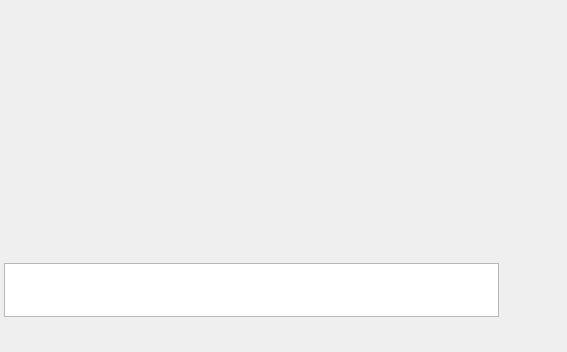
<ui version="4.0" >
 <class>mucchat</class>
 <widget class="QWidget" name="mucchat" >
  <property name="geometry" >
   <rect>
    <x>0</x>
    <y>0</y>
    <width>567</width>
    <height>352</height>
   </rect>
  </property>
  <property name="sizePolicy" >
   <sizepolicy vsizetype="Expanding" hsizetype="Expanding" >
    <horstretch>0</horstretch>
    <verstretch>0</verstretch>
   </sizepolicy>
  </property>
  <property name="focusPolicy" >
   <enum>Qt::StrongFocus</enum>
  </property>
  <property name="contextMenuPolicy" >
   <enum>Qt::ActionsContextMenu</enum>
  </property>
  <property name="_yate_keypress_redirect" stdset="0" >
   <string>message</string>
  </property>
  <layout class="QVBoxLayout" >
   <property name="spacing" >
    <number>4</number>
   </property>
   <property name="leftMargin" >
    <number>4</number>
   </property>
   <property name="topMargin" >
    <number>4</number>
   </property>
   <property name="rightMargin" >
    <number>4</number>
   </property>
   <property name="bottomMargin" >
    <number>4</number>
   </property>
   <item>
    <layout class="QHBoxLayout" >
     <property name="spacing" >
      <number>2</number>
     </property>
     <item>
      <widget class="QToolButton" name="room_changesubject_btn" >
       <property name="minimumSize" >
        <size>
         <width>30</width>
         <height>30</height>
        </size>
       </property>
       <property name="maximumSize" >
        <size>
         <width>30</width>
         <height>30</height>
        </size>
       </property>
       <property name="autoRaise" >
        <bool>true</bool>
       </property>
       <property name="_yate_identity" stdset="0" >
        <string>room_changesubject</string>
       </property>
       <property name="_yate_setaction" stdset="0" >
        <string>room_changesubject</string>
       </property>
       <property name="_yate_noautoconnect" stdset="0" >
        <bool>true</bool>
       </property>
       <property name="_yate_normal_icon" stdset="0" >
        <string>room_subject.png</string>
       </property>
       <property name="_yate_pressed_icon" stdset="0" >
        <string>room_subject_pressed.png</string>
       </property>
       <property name="_yate_hover_icon" stdset="0" >
        <string>room_subject_hover.png</string>
       </property>
       <property name="_yate_filterevents" stdset="0" >
        <bool>true</bool>
       </property>
      </widget>
     </item>
     <item>
      <widget class="QToolButton" name="room_changenick_btn" >
       <property name="minimumSize" >
        <size>
         <width>30</width>
         <height>30</height>
        </size>
       </property>
       <property name="maximumSize" >
        <size>
         <width>30</width>
         <height>30</height>
        </size>
       </property>
       <property name="autoRaise" >
        <bool>true</bool>
       </property>
       <property name="_yate_identity" stdset="0" >
        <string>room_changenick</string>
       </property>
       <property name="_yate_setaction" stdset="0" >
        <string>room_changenick</string>
       </property>
       <property name="_yate_noautoconnect" stdset="0" >
        <bool>true</bool>
       </property>
       <property name="_yate_filterevents" stdset="0" >
        <bool>true</bool>
       </property>
       <property name="_yate_normal_icon" stdset="0" >
        <string>user.png</string>
       </property>
       <property name="_yate_pressed_icon" stdset="0" >
        <string>user_pressed.png</string>
       </property>
       <property name="_yate_hover_icon" stdset="0" >
        <string>user_hover.png</string>
       </property>
      </widget>
     </item>
     <item>
      <widget class="QToolButton" name="room_invite_btn" >
       <property name="minimumSize" >
        <size>
         <width>30</width>
         <height>30</height>
        </size>
       </property>
       <property name="maximumSize" >
        <size>
         <width>30</width>
         <height>30</height>
        </size>
       </property>
       <property name="autoRaise" >
        <bool>true</bool>
       </property>
       <property name="_yate_identity" stdset="0" >
        <string>room_invite</string>
       </property>
       <property name="_yate_setaction" stdset="0" >
        <string>room_invite_contacts</string>
       </property>
       <property name="_yate_noautoconnect" stdset="0" >
        <bool>true</bool>
       </property>
       <property name="_yate_filterevents" stdset="0" >
        <bool>true</bool>
       </property>
       <property name="_yate_normal_icon" stdset="0" >
        <string>muc.png</string>
       </property>
       <property name="_yate_pressed_icon" stdset="0" >
        <string>muc_pressed.png</string>
       </property>
       <property name="_yate_hover_icon" stdset="0" >
        <string>muc_hover.png</string>
       </property>
      </widget>
     </item>
     <item>
      <widget class="QToolButton" name="room_save_btn" >
       <property name="minimumSize" >
        <size>
         <width>30</width>
         <height>30</height>
        </size>
       </property>
       <property name="maximumSize" >
        <size>
         <width>30</width>
         <height>30</height>
        </size>
       </property>
       <property name="autoRaise" >
        <bool>true</bool>
       </property>
       <property name="_yate_identity" stdset="0" >
        <string>room_save</string>
       </property>
       <property name="_yate_setaction" stdset="0" >
        <string>room_save</string>
       </property>
       <property name="_yate_noautoconnect" stdset="0" >
        <bool>true</bool>
       </property>
       <property name="_yate_filterevents" stdset="0" >
        <bool>true</bool>
       </property>
       <property name="_yate_normal_icon" stdset="0" >
        <string>save.png</string>
       </property>
       <property name="_yate_pressed_icon" stdset="0" >
        <string>save_pressed.png</string>
       </property>
       <property name="_yate_hover_icon" stdset="0" >
        <string>save_hover.png</string>
       </property>
      </widget>
     </item>
     <item>
      <widget class="QToolButton" name="room_showlog_btn" >
       <property name="minimumSize" >
        <size>
         <width>30</width>
         <height>30</height>
        </size>
       </property>
       <property name="maximumSize" >
        <size>
         <width>30</width>
         <height>30</height>
        </size>
       </property>
       <property name="autoRaise" >
        <bool>true</bool>
       </property>
       <property name="_yate_identity" stdset="0" >
        <string>room_showlog</string>
       </property>
       <property name="_yate_setaction" stdset="0" >
        <string>room_showlog</string>
       </property>
       <property name="_yate_noautoconnect" stdset="0" >
        <bool>true</bool>
       </property>
       <property name="_yate_filterevents" stdset="0" >
        <bool>true</bool>
       </property>
       <property name="_yate_normal_icon" stdset="0" >
        <string>archive.png</string>
       </property>
       <property name="_yate_pressed_icon" stdset="0" >
        <string>archive_pressed.png</string>
       </property>
       <property name="_yate_hover_icon" stdset="0" >
        <string>archive_hover.png</string>
       </property>
      </widget>
     </item>
     <item>
      <spacer>
       <property name="orientation" >
        <enum>Qt::Horizontal</enum>
       </property>
       <property name="sizeHint" >
        <size>
         <width>40</width>
         <height>20</height>
        </size>
       </property>
      </spacer>
     </item>
     <item>
      <widget class="QLabel" name="room_subject" >
       <property name="sizePolicy" >
        <sizepolicy vsizetype="Preferred" hsizetype="MinimumExpanding" >
         <horstretch>0</horstretch>
         <verstretch>0</verstretch>
        </sizepolicy>
       </property>
       <property name="toolTip" >
        <string>Room subject</string>
       </property>
       <property name="alignment" >
        <set>Qt::AlignRight|Qt::AlignTrailing|Qt::AlignVCenter</set>
       </property>
      </widget>
     </item>
    </layout>
   </item>
   <item>
    <layout class="QHBoxLayout" >
     <item>
      <widget class="QFrame" name="frame_history" >
       <property name="sizePolicy" >
        <sizepolicy vsizetype="Expanding" hsizetype="Expanding" >
         <horstretch>0</horstretch>
         <verstretch>0</verstretch>
        </sizepolicy>
       </property>
       <property name="minimumSize" >
        <size>
         <width>0</width>
         <height>0</height>
        </size>
       </property>
       <property name="maximumSize" >
        <size>
         <width>16777215</width>
         <height>16777215</height>
        </size>
       </property>
       <property name="styleSheet" >
        <string>QTextEdit {
  background-color: #ffffff;
  border: 1px solid #717fa0;
  color: #666666;
  font-family: Arial;
  font-size: 12px;
}</string>
       </property>
       <property name="_yate_uiwidget" stdset="0" >
        <bool>true</bool>
       </property>
       <property name="_yate_uiwidget_name" stdset="0" >
        <string>history</string>
       </property>
       <property name="_yate_uiwidget_class" stdset="0" >
        <string>CustomTextEdit</string>
       </property>
       <property name="_yate_uiwidget_params" stdset="0" >
        <stringlist>
         <string>property:readOnly=true</string>
         <string>property:history:_yate_tempitemname=tempnotify</string>
         <string>set_richtext_item=chat_in:&lt;font color="red">[${time}] ${sender}:&lt;/font>&lt;font color="black"> ${text}&lt;/font></string>
         <string>set_richtext_item=chat_out:&lt;font color="blue">[${time}] ${sender}:&lt;/font>&lt;font color="black"> ${text}&lt;/font></string>
         <string>set_richtext_item=chat_delayed:&lt;font color="darkgreen">[${time}] ${sender}:&lt;/font>&lt;font color="black"> ${text}&lt;/font>&lt;font color="darkgreen">${delayed_by}&lt;/font></string>
         <string>set_richtext_item=notify:&lt;font color="grey">[${time}] ${text}&lt;/font></string>
         <string>set_richtext_item=muc_rolechanged:&lt;font color="grey">${text}&lt;/font></string>
         <string>set_richtext_item=tempnotify:&lt;font color="grey">${text}&lt;/font></string>
        </stringlist>
       </property>
      </widget>
     </item>
     <item>
      <widget class="QFrame" name="frame_muc_members" >
       <property name="sizePolicy" >
        <sizepolicy vsizetype="Expanding" hsizetype="Fixed" >
         <horstretch>0</horstretch>
         <verstretch>0</verstretch>
        </sizepolicy>
       </property>
       <property name="minimumSize" >
        <size>
         <width>140</width>
         <height>16</height>
        </size>
       </property>
       <property name="maximumSize" >
        <size>
         <width>140</width>
         <height>16777215</height>
        </size>
       </property>
       <property name="_yate_uiwidget" stdset="0" >
        <bool>true</bool>
       </property>
       <property name="_yate_uiwidget_name" stdset="0" >
        <string>muc_members</string>
       </property>
       <property name="_yate_uiwidget_class" stdset="0" >
        <string>ContactList</string>
       </property>
       <property name="_yate_uiwidget_params" stdset="0" >
        <stringlist>
         <string>buildprops=_yate_identity=string</string>
         <string>property:_yate_identity=muc_members</string>
         <string>columns=name</string>
         <string>htmldelegate=name</string>
         <string>delegateparam.name.drawfocus=false</string>
         <string>property:_yate_save_props=_yate_flatlist,_yate_showofflinecontacts</string>
         <string>property:_yate_flatlist=false</string>
         <string>property:_yate_showofflinecontacts=true</string>
         <string>property:_yate_horizontalheader=false</string>
         <string>property:_yate_sorting=name,true</string>
         <string>property:itemsExpandable=true</string>
         <string>property:autoExpand=true</string>
         <string>property:rootIsDecorated=false</string>
         <string>property:allColumnsShowFocus=false</string>
         <string>property:styleSheet=QTreeWidget{border-image: none;font-size: 11px;background:white;selection-background-color:#0c7acb;border: 1px solid #717fa0;}QTreeView::branch{background:transparent;}</string>
         <string>property:_yate_nogroup_caption=Not set</string>
         <string>property:_yate_comparecase=false</string>
         <string>property:_yate_itemheight=contact:20</string>
         <string>property:_yate_itemheight=group:20</string>
         <string>property:_yate_itemstyle=contact:&lt;html>&lt;head>&lt;meta name="qrichtext" content="1" />&lt;style type="text/css">\np, li { white-space: pre-wrap; }\n&lt;/style>&lt;/head>&lt;body style=" font-size:10px; font-weight:400; font-style:normal;">&lt;p style=" margin-top:0px; margin-bottom:0px; margin-left:0px; margin-right:0px; -qt-block-indent:0; text-indent:0px;">&lt;span style=" font-size:12px;">${name}&lt;/span>&lt;/p>&lt;/body>&lt;/html></string>
         <string>property:_yate_itemstyle=group:&lt;html>&lt;head>&lt;meta name="qrichtext" content="1" />&lt;style type="text/css">\np, li { white-space: pre-wrap; }\n&lt;/style>&lt;/head>&lt;body style=" font-size:10px; font-weight:400; font-style:normal;">&lt;p style=" margin-top:0px; margin-bottom:0px; margin-left:0px; margin-right:0px; -qt-block-indent:0; text-indent:0px;">&lt;span style=" font-size:11px;">${name}${statistics}&lt;/span>&lt;/p>&lt;/body>&lt;/html></string>
         <string>property:_yate_itemselectedstyle=contact:&lt;html>&lt;head>&lt;meta name="qrichtext" content="1" />&lt;style type="text/css">\np, li { white-space: pre-wrap; }\n&lt;/style>&lt;/head>&lt;body style=" color:white; font-size:10px; font-weight:400; font-style:normal;">&lt;p style=" margin-top:0px; margin-bottom:0px; margin-left:0px; margin-right:0px; -qt-block-indent:0; text-indent:0px;">&lt;span style=" font-size:12px;">${name}&lt;/span>&lt;/p>&lt;/body>&lt;/html></string>
         <string>property:_yate_itembackground=group:color:lightgrey</string>
         <string>property:_yate_itemstatewidget=group:name</string>
         <string>property:_yate_itemexpandedimage=group:expanded.png</string>
         <string>property:_yate_itemcollapsedimage=group:collapsed.png</string>
         <string>property:_yate_itemtooltip=contact:&lt;html>&lt;head>&lt;meta name="qrichtext" content="1" />&lt;style type="text/css">\np, li { white-space: pre-wrap; }\n&lt;/style>&lt;/head>&lt;body style=" font-family:'Arial'; font-size:10pt; font-weight:400; font-style:normal;">&lt;p style=" margin-top:0px; margin-bottom:0px; margin-left:0px; margin-right:0px; -qt-block-indent:0; text-indent:0px;">&lt;span style=" font-size:14pt; font-weight:600;">${name}&lt;/span>&lt;/p>&lt;p style=" margin-top:0px; margin-bottom:0px; margin-left:0px; margin-right:0px; -qt-block-indent:0; text-indent:0px;">${status_text}&lt;/p>&lt;p style=" margin-top:0px; margin-bottom:0px; margin-left:0px; margin-right:0px; -qt-block-indent:0; text-indent:0px;">${contact}&lt;/p>&lt;/body>&lt;/html></string>
         <string>property:_yate_itemtooltip=group:&lt;html>&lt;head>&lt;meta name="qrichtext" content="1" />&lt;style type="text/css">\np, li { white-space: pre-wrap; }\n&lt;/style>&lt;/head>&lt;body style=" font-family:'Arial'; font-size:10pt; font-weight:400; font-style:normal;">&lt;p style=" margin-top:0px; margin-bottom:0px; margin-left:0px; margin-right:0px; -qt-block-indent:0; text-indent:0px;">&lt;span style=" font-size:14pt; font-weight:600;">${name}&lt;/span>&lt;/p>&lt;/body>&lt;/html></string>
        </stringlist>
       </property>
      </widget>
     </item>
    </layout>
   </item>
   <item>
    <widget class="QFrame" name="frame_edit" >
     <property name="sizePolicy" >
      <sizepolicy vsizetype="Fixed" hsizetype="Expanding" >
       <horstretch>0</horstretch>
       <verstretch>0</verstretch>
      </sizepolicy>
     </property>
     <property name="minimumSize" >
      <size>
       <width>16</width>
       <height>60</height>
      </size>
     </property>
     <property name="maximumSize" >
      <size>
       <width>16777215</width>
       <height>60</height>
      </size>
     </property>
     <property name="frameShadow" >
      <enum>QFrame::Plain</enum>
     </property>
     <layout class="QHBoxLayout" >
      <property name="spacing" >
       <number>4</number>
      </property>
      <property name="leftMargin" >
       <number>0</number>
      </property>
      <property name="topMargin" >
       <number>0</number>
      </property>
      <property name="rightMargin" >
       <number>0</number>
      </property>
      <property name="bottomMargin" >
       <number>0</number>
      </property>
      <item>
       <widget class="QTextEdit" name="message" >
        <property name="sizePolicy" >
         <sizepolicy vsizetype="Fixed" hsizetype="Expanding" >
          <horstretch>0</horstretch>
          <verstretch>0</verstretch>
         </sizepolicy>
        </property>
        <property name="minimumSize" >
         <size>
          <width>0</width>
          <height>54</height>
         </size>
        </property>
        <property name="maximumSize" >
         <size>
          <width>16777215</width>
          <height>54</height>
         </size>
        </property>
        <property name="focusPolicy" >
         <enum>Qt::StrongFocus</enum>
        </property>
        <property name="tabChangesFocus" >
         <bool>true</bool>
        </property>
        <property name="textInteractionFlags" >
         <set>Qt::LinksAccessibleByKeyboard|Qt::LinksAccessibleByMouse|Qt::NoTextInteraction|Qt::TextBrowserInteraction|Qt::TextEditable|Qt::TextEditorInteraction|Qt::TextSelectableByKeyboard|Qt::TextSelectableByMouse</set>
        </property>
        <property name="_yate_filterevents" stdset="0" >
         <bool>true</bool>
        </property>
        <property name="dynamicActionEnter" stdset="0" >
         <string>send_chat</string>
        </property>
        <property name="dynamicActionEnterModifiers" stdset="0" >
         <string>Ctrl+, Shift+</string>
        </property>
        <property name="dynamicActionReturn" stdset="0" >
         <string>send_chat</string>
        </property>
        <property name="dynamicActionReturnFilter" stdset="0" >
         <bool>true</bool>
        </property>
       </widget>
      </item>
      <item>
       <widget class="QToolButton" name="send_chat_button" >
        <property name="minimumSize" >
         <size>
          <width>60</width>
          <height>54</height>
         </size>
        </property>
        <property name="maximumSize" >
         <size>
          <width>60</width>
          <height>54</height>
         </size>
        </property>
        <property name="focusPolicy" >
         <enum>Qt::NoFocus</enum>
        </property>
        <property name="toolTip" >
         <string>Send chat</string>
        </property>
        <property name="iconSize" >
         <size>
          <width>48</width>
          <height>48</height>
         </size>
        </property>
        <property name="autoRaise" >
         <bool>true</bool>
        </property>
        <property name="_yate_noautoconnect" stdset="0" >
         <bool>true</bool>
        </property>
        <property name="_yate_setaction" stdset="0" >
         <string>send_chat</string>
        </property>
        <property name="_yate_normal_icon" stdset="0" >
         <string>sendchat.png</string>
        </property>
        <property name="_yate_pressed_icon" stdset="0" >
         <string>sendchat_pressed.png</string>
        </property>
        <property name="_yate_hover_icon" stdset="0" >
         <string>sendchat_hover.png</string>
        </property>
        <property name="_yate_filterevents" stdset="0" >
         <bool>true</bool>
        </property>
       </widget>
      </item>
     </layout>
    </widget>
   </item>
   <item>
    <widget class="QFrame" name="frameStatus" >
     <property name="sizePolicy" >
      <sizepolicy vsizetype="Fixed" hsizetype="Expanding" >
       <horstretch>0</horstretch>
       <verstretch>0</verstretch>
      </sizepolicy>
     </property>
     <property name="minimumSize" >
      <size>
       <width>16</width>
       <height>24</height>
      </size>
     </property>
     <property name="maximumSize" >
      <size>
       <width>16777215</width>
       <height>24</height>
      </size>
     </property>
     <property name="frameShape" >
      <enum>QFrame::NoFrame</enum>
     </property>
     <property name="frameShadow" >
      <enum>QFrame::Plain</enum>
     </property>
     <layout class="QHBoxLayout" >
      <property name="spacing" >
       <number>0</number>
      </property>
      <property name="leftMargin" >
       <number>1</number>
      </property>
      <property name="topMargin" >
       <number>1</number>
      </property>
      <property name="rightMargin" >
       <number>1</number>
      </property>
      <property name="bottomMargin" >
       <number>1</number>
      </property>
      <item>
       <widget class="QLabel" name="status_image" >
        <property name="sizePolicy" >
         <sizepolicy vsizetype="Fixed" hsizetype="Fixed" >
          <horstretch>0</horstretch>
          <verstretch>0</verstretch>
         </sizepolicy>
        </property>
        <property name="minimumSize" >
         <size>
          <width>16</width>
          <height>16</height>
         </size>
        </property>
        <property name="maximumSize" >
         <size>
          <width>16</width>
          <height>16</height>
         </size>
        </property>
        <property name="scaledContents" >
         <bool>true</bool>
        </property>
        <property name="alignment" >
         <set>Qt::AlignCenter</set>
        </property>
       </widget>
      </item>
      <item>
       <widget class="QLabel" name="status_text" >
        <property name="sizePolicy" >
         <sizepolicy vsizetype="Preferred" hsizetype="Expanding" >
          <horstretch>0</horstretch>
          <verstretch>0</verstretch>
         </sizepolicy>
        </property>
        <property name="styleSheet" >
         <string/>
        </property>
        <property name="text" >
         <string/>
        </property>
        <property name="indent" >
         <number>4</number>
        </property>
       </widget>
      </item>
      <item>
       <widget class="QLabel" name="image_account" >
        <property name="sizePolicy" >
         <sizepolicy vsizetype="Fixed" hsizetype="Fixed" >
          <horstretch>0</horstretch>
          <verstretch>0</verstretch>
         </sizepolicy>
        </property>
        <property name="minimumSize" >
         <size>
          <width>16</width>
          <height>16</height>
         </size>
        </property>
        <property name="maximumSize" >
         <size>
          <width>16</width>
          <height>16</height>
         </size>
        </property>
        <property name="toolTip" >
         <string>Account</string>
        </property>
        <property name="pixmap" >
         <pixmap>user.png</pixmap>
        </property>
       </widget>
      </item>
      <item>
       <widget class="QLabel" name="account" >
        <property name="sizePolicy" >
         <sizepolicy vsizetype="Expanding" hsizetype="Preferred" >
          <horstretch>0</horstretch>
          <verstretch>0</verstretch>
         </sizepolicy>
        </property>
        <property name="minimumSize" >
         <size>
          <width>140</width>
          <height>0</height>
         </size>
        </property>
        <property name="maximumSize" >
         <size>
          <width>200</width>
          <height>16777215</height>
         </size>
        </property>
        <property name="toolTip" >
         <string>Account</string>
        </property>
        <property name="text" >
         <string/>
        </property>
        <property name="indent" >
         <number>5</number>
        </property>
       </widget>
      </item>
     </layout>
    </widget>
   </item>
  </layout>
  <action name="send_chat" >
   <property name="icon" >
    <iconset>sendchat.png</iconset>
   </property>
   <property name="text" >
    <string>Send</string>
   </property>
   <property name="_yate_identity" stdset="0" >
    <string>send_chat</string>
   </property>
  </action>
  <action name="room_changesubject" >
   <property name="icon" >
    <iconset>room_subject.png</iconset>
   </property>
   <property name="text" >
    <string>Change Subject</string>
   </property>
   <property name="toolTip" >
    <string>Change room subject</string>
   </property>
   <property name="_yate_identity" stdset="0" >
    <string>room_changesubject</string>
   </property>
  </action>
  <action name="room_changenick" >
   <property name="icon" >
    <iconset>user.png</iconset>
   </property>
   <property name="text" >
    <string>Change Nickname</string>
   </property>
   <property name="_yate_identity" stdset="0" >
    <string>room_changenick</string>
   </property>
  </action>
  <action name="room_invite_contacts" >
   <property name="enabled" >
    <bool>false</bool>
   </property>
   <property name="icon" >
    <iconset>muc.png</iconset>
   </property>
   <property name="text" >
    <string>Invite Contacts</string>
   </property>
   <property name="_yate_identity" stdset="0" >
    <string>room_invite_contacts</string>
   </property>
  </action>
  <action name="room_member_ban" >
   <property name="text" >
    <string>Ban</string>
   </property>
   <property name="_yate_identity" stdset="0" >
    <string>room_member_ban</string>
   </property>
  </action>
  <action name="room_member_kick" >
   <property name="text" >
    <string>Kick</string>
   </property>
   <property name="_yate_identity" stdset="0" >
    <string>room_member_kick</string>
   </property>
  </action>
  <action name="room_member_chat" >
   <property name="text" >
    <string>Chat</string>
   </property>
   <property name="_yate_identity" stdset="0" >
    <string>room_member_chat</string>
   </property>
  </action>
  <action name="room_member_showlog" >
   <property name="icon" >
    <iconset>archive.png</iconset>
   </property>
   <property name="text" >
    <string>Show log</string>
   </property>
   <property name="_yate_identity" stdset="0" >
    <string>room_member_showlog</string>
   </property>
  </action>
  <action name="room_showlog" >
   <property name="icon" >
    <iconset>archive.png</iconset>
   </property>
   <property name="text" >
    <string>Show log</string>
   </property>
   <property name="_yate_identity" stdset="0" >
    <string>room_showlog</string>
   </property>
  </action>
  <action name="room_save" >
   <property name="icon" >
    <iconset>save.png</iconset>
   </property>
   <property name="text" >
    <string>Save chat room contact</string>
   </property>
   <property name="_yate_identity" stdset="0" >
    <string>room_save</string>
   </property>
  </action>
 </widget>
 <tabstops>
  <tabstop>message</tabstop>
 </tabstops>
 <resources/>
 <connections>
  <connection>
   <sender>send_chat_button</sender>
   <signal>clicked()</signal>
   <receiver>message</receiver>
   <slot>setFocus()</slot>
   <hints>
    <hint type="sourcelabel" >
     <x>531</x>
     <y>285</y>
    </hint>
    <hint type="destinationlabel" >
     <x>249</x>
     <y>289</y>
    </hint>
   </hints>
  </connection>
 </connections>
</ui>
